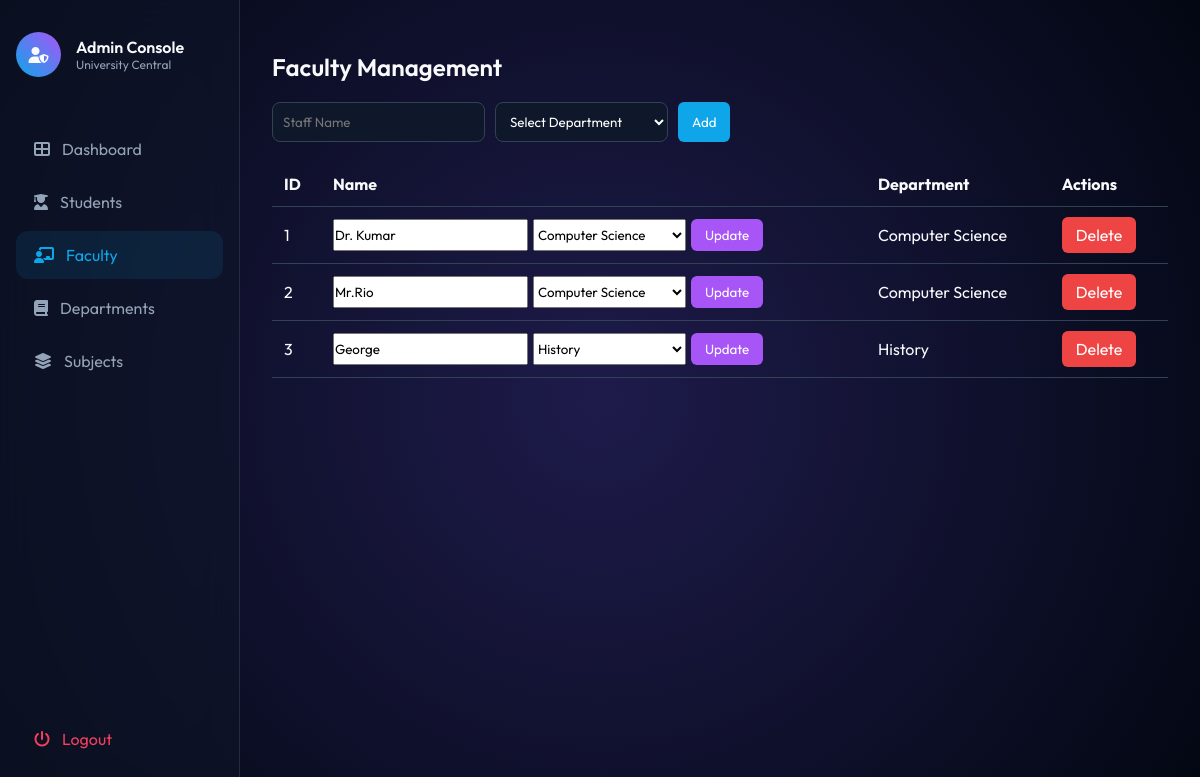
Screenshot of /homepage?page=staff (signed in) with the database file from the repository.
### app.py (models this page shows)
class Staff(db.Model):
    staff_id = db.Column(db.Integer, primary_key=True)
    name = db.Column(db.String(100))
    dept_id = db.Column(db.Integer, db.ForeignKey('department.dept_id'))
    subjects = db.relationship("Subject", backref="staff", lazy=True)

class Department(db.Model):
    dept_id = db.Column(db.Integer, primary_key=True)
    dept_name = db.Column(db.String(100), nullable=False)
    students = db.relationship("Student", backref="department", lazy=True)
    staffs = db.relationship("Staff", backref="department", lazy=True)
    subjects = db.relationship("Subject", backref="department", lazy=True)

### app.py (the view)
@app.route("/homepage")
def homepage():
    if not session.get("admin"):
        return redirect("/")
    page = request.args.get("page")
    if not page:
        page = "dashboard"
    departments = Department.query.all()
    students = Student.query.all()
    staffs = Staff.query.all()
    subjects = Subject.query.all()
    return render_template(
        "index.html",
        page=page,
        departments=departments,
        students=students,
        staffs=staffs,
        subjects=subjects
    )

### templates/index.html (shortened to what this page needs)
<!DOCTYPE html>
<html lang="en">
<head>
    <link rel="stylesheet" href="https://cdnjs.cloudflare.com/ajax/libs/font-awesome/6.5.0/css/all.min.css">
    <link rel="stylesheet" href="{{ url_for('static', filename='index.css') }}">
</head>
<body>
    <aside>
        <div class="user-header">
            <div class="user-avatar"><i class="fas fa-user-shield"></i></div>
            <div>
                <p style="font-weight:600;">Admin Console</p>
                <p style="font-size:12px;color:#94a3b8;">University Central</p>
            </div>
        </div>
        <nav>
            <a href="/homepage" class="nav-link {% if page == 'dashboard' %}active{% endif %}">
                <i class="fas fa-th-large"></i> Dashboard
            </a>
            <a href="/homepage?page=student" class="nav-link {% if page == 'student' %}active{% endif %}">
                <i class="fas fa-user-graduate"></i> Students
            </a>
            <a href="/homepage?page=staff" class="nav-link {% if page == 'staff' %}active{% endif %}">
                <i class="fas fa-chalkboard-teacher"></i> Faculty
            </a>
            <a href="/homepage?page=department" class="nav-link {% if page == 'department' %}active{% endif %}">
                <i class="fas fa-book"></i> Departments
            </a>
            <a href="/homepage?page=subject" class="nav-link {% if page == 'subject' %}active{% endif %}">
                <i class="fas fa-layer-group"></i> Subjects
            </a>
        </nav><a href="/logout" class="nav-link logout"><i class="fas fa-power-off"></i> Logout</a>
    </aside>
    <main>
        <div class="content">
            {% if page == "staff" %}
            <div class="crud-container">
                <h2 class="section-title">Faculty Management</h2>
                <form action="/staff/add" method="POST" class="crud-form">
                    <input type="text" name="name" placeholder="Staff Name" required>
                    <select name="dept_id" required>
                        <option value="">Select Department</option>
                    </select>
                    <button class="btn btn-add">Add</button>
                </form>
                <table class="crud-table">
                    <tr>
                        <th>ID</th>
                        <th>Name</th>
                        <th>Department</th>
                        <th>Actions</th>
                    </tr>
                    {% for st in staffs %}
                    <tr>
                        <td>{{ st.staff_id }}</td>
                        <td>
                            <form action="/staff/edit/{{ st.staff_id }}" method="POST" class="inline-form">
                                <input type="text" name="name" value="{{ st.name }}" required>
                                <select name="dept_id">
                                    {% for dept in departments %}
                                    <option value="{{ dept.dept_id }}" {% if dept.dept_id==st.dept_id %}selected{% endif
                                        %}>
                                        {{ dept.dept_name }}
                                    </option>
                                    {% endfor %}
                                </select>
                                <button class="btn btn-edit">Update</button>
                            </form>
                        </td>
                        <td>{{ st.department.dept_name }}</td>
                        <td>
                            <a href="/staff/delete/{{ st.staff_id }}" class="btn btn-delete"
                                onclick="return confirm('Delete this staff?')">
                                Delete
                            </a>
                        </td>
                    </tr>
                    {% endfor %}
                </table>
            </div>
            {% endif %}
        </div>
    </main>
</body>
</html>

### static/index.css (style rules this page uses)
:root { --bg: #030712; --glass: rgba(15, 23, 42, 0.6); --neon-blue: #0ea5e9; --neon-purple: #a855f7; --text: #f8fafc; --border: rgba(255, 255, 255, 0.1); }
* { margin: 0; padding: 0; box-sizing: border-box; font-family: 'Outfit', sans-serif; }
body { background: radial-gradient(circle at 50% 50%, #1e1b4b 0%, #030712 100%); color: var(--text); height: 100vh; display: flex; overflow: hidden; }
aside { width: 240px; background: var(--glass); backdrop-filter: blur(20px); border-right: 1px solid var(--border); padding: 2rem 1rem; display: flex; flex-direction: column; }
.user-header { display: flex; align-items: center; gap: 15px; margin-bottom: 3rem; }
.user-avatar { width: 45px; height: 45px; background: linear-gradient(45deg, var(--neon-blue), var(--neon-purple)); border-radius: 50%; display: grid; place-items: center; }
.nav-link { display: flex; align-items: center; gap: 12px; padding: 14px 18px; color: #94a3b8; text-decoration: none; border-radius: 12px; transition: 0.3s; margin-bottom: 5px; }
.nav-link:hover, .nav-link.active { background: rgba(14, 165, 233, 0.1); color: var(--neon-blue); }
.logout { margin-top: auto; color: #f43f5e; }
main { flex: 1; padding: 2rem; overflow-y: auto; }
.crud-container { margin-top: 20px; }
.section-title { margin-bottom: 20px; font-weight: 600; }
.crud-form { display: flex; gap: 10px; margin-bottom: 20px; flex-wrap: wrap; }
.crud-form input, .crud-form select { padding: 10px; border-radius: 8px; border: 1px solid #334155; background: #0f172a; color: white; }
.crud-table { width: 100%; border-collapse: collapse; }
.crud-table th, .crud-table td { padding: 12px; border-bottom: 1px solid #334155; text-align: left; }
.inline-form { display: flex; gap: 5px; flex-wrap: wrap; }
.btn { padding: 8px 14px; border-radius: 6px; border: none; cursor: pointer; text-decoration: none; color: white; }
.btn-add { background: #0ea5e9; }
.btn-edit { background: #a855f7; }
.btn-delete { background: #ef4444; }

### rows the page displays
Staff: staff_id "1", name "Dr. Kumar", dept_id "Computer Science", department.dept_name "Computer Science"
Staff: staff_id "2", name "Mr.Rio", dept_id "Computer Science", department.dept_name "Computer Science"
Staff: staff_id "3", name "George", dept_id "History", department.dept_name "History"
